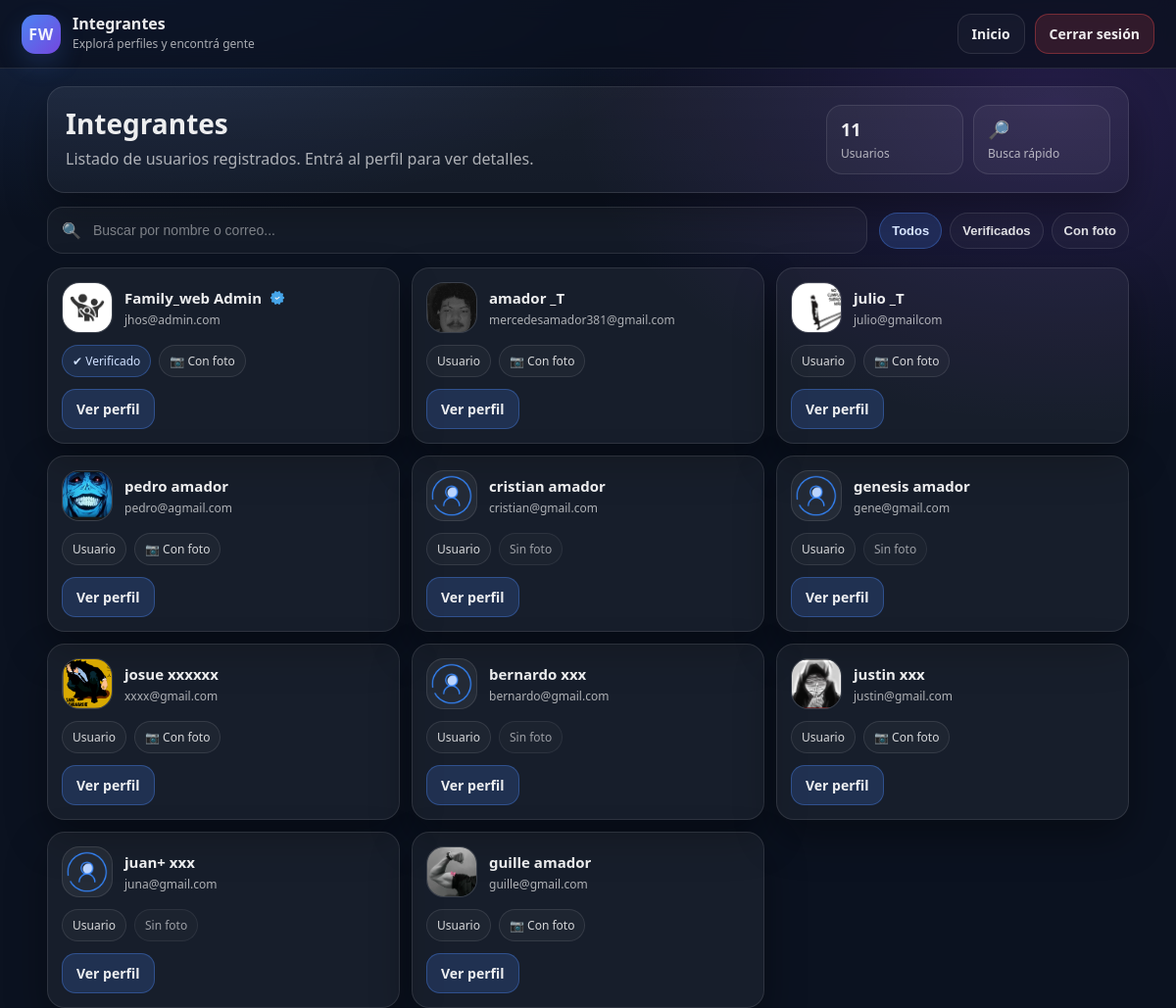
Before: /members_view (signed in) with the older database file.
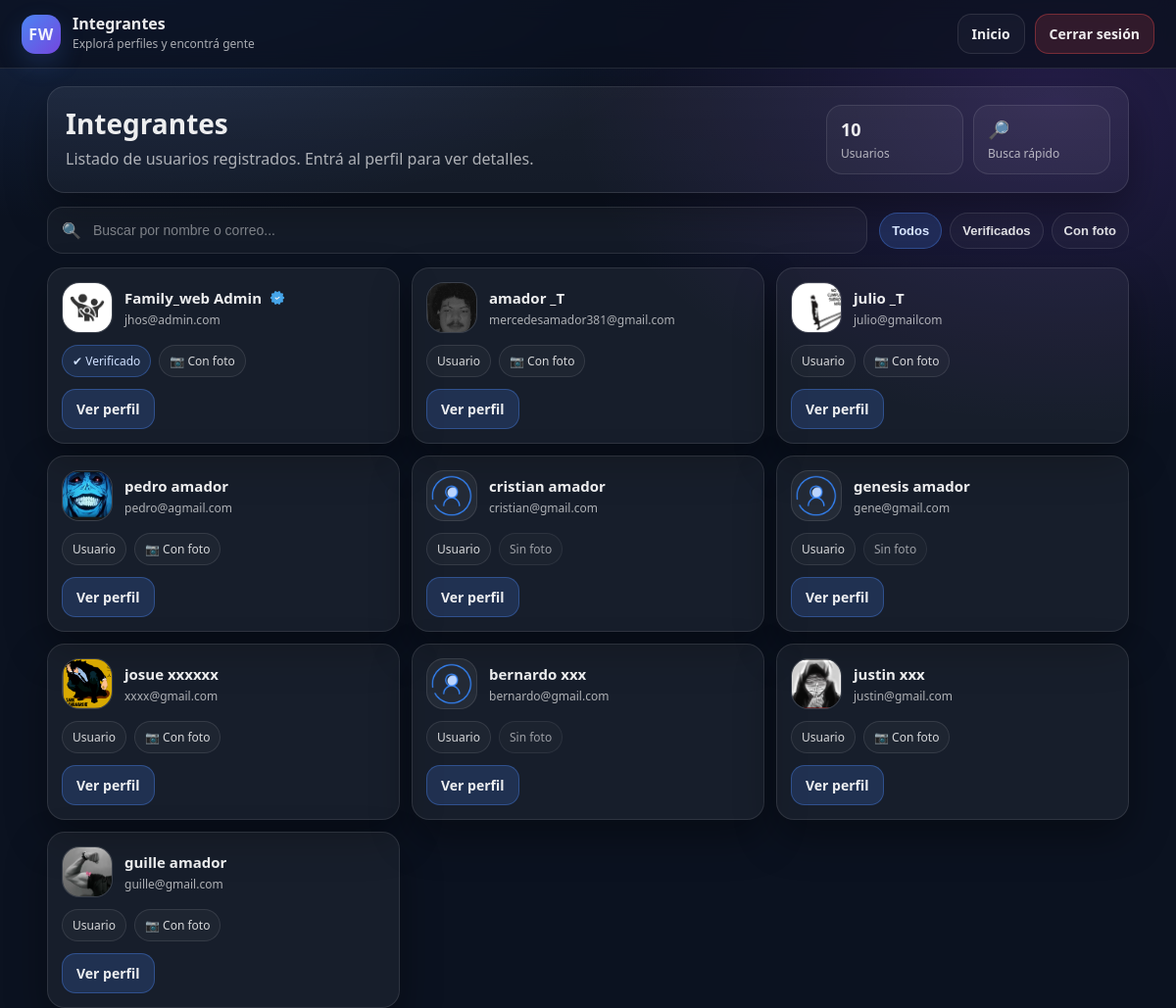
After: the same page with the newer database file.
### tables this page shows
CREATE TABLE users (
    id INTEGER PRIMARY KEY AUTOINCREMENT,
    nombre TEXT NOT NULL,
    apellido TEXT NOT NULL,
    email TEXT UNIQUE NOT NULL,
    password TEXT NOT NULL,
    fecha_nac TEXT,
    municipio TEXT,
    pais TEXT,
    foto TEXT
, telefono TEXT, direccion TEXT, estado_civil TEXT, bio TEXT, activo INTEGER DEFAULT 0);

### app.py (the view)
@app.route('/members_view')
def members_view():
    if 'user_id' not in session:
        return redirect('/login')
    user_id = session['user_id']
    with sqlite3.connect('database.db', timeout=20) as conn:
        c = conn.cursor()
        c.execute("""
            SELECT id, nombre, apellido, email, municipio, pais, foto
            FROM users
        """)
        integrantes = c.fetchall()
    return render_template('members_view.html', integrantes=integrantes)

### templates/members_view.html (shortened to what this page needs)
<!DOCTYPE html>
<html lang="es">
<head>
  <link rel="stylesheet" href="/static/members_view.css">
</head>
<body>
  <header class="topbar">
    <div class="brand">
      <div class="logo">FW</div>
      <div class="brand-text">
        <div class="brand-title">Integrantes</div>
        <div class="brand-sub">Explorá perfiles y encontrá gente</div>
      </div>
    </div>
    <div class="top-actions">
      <a class="btn ghost" href="/user_home">Inicio</a>
      <a class="btn danger" href="/logout">Cerrar sesión</a>
    </div>
  </header>
  <main class="page">
    <section class="hero">
      <div class="hero-left">
        <h1>Integrantes</h1>
        <p>Listado de usuarios registrados. Entrá al perfil para ver detalles.</p>
      </div>
      <div class="hero-right">
        <div class="stat">
          <div class="stat-num">{{ integrantes|length }}</div>
          <div class="stat-label">Usuarios</div>
        </div>
        <div class="stat">
          <div class="stat-num">🔎</div>
          <div class="stat-label">Busca rápido</div>
        </div>
      </div>
    </section>
    <section class="tools">
      <div class="search-wrap">
        <span class="search-ico">🔍</span>
        <input id="search" type="text" placeholder="Buscar por nombre o correo..." autocomplete="off">
      </div>
      <div class="chips">
        <button class="chip active" type="button" data-filter="all">Todos</button>
        <button class="chip" type="button" data-filter="verified">Verificados</button>
        <button class="chip" type="button" data-filter="withphoto">Con foto</button>
      </div>
    </section>
    <section class="grid" id="grid">
      {% for i in integrantes %}
      <article class="card member"
               data-name="{{ (i[1] ~ ' ' ~ i[2])|lower }}"
               data-email="{{ i[3]|lower }}"
               data-verified="{{ '1' if i[3] == 'jhos@admin.com' else '0' }}"
               data-photo="{{ '1' if i[6] and i[6] != '' else '0' }}">
        <div class="card-top">
          <div class="avatar-wrap">
            {% if i[6] and i[6] != "" %}
              <img src="{{ i[6].replace('\\','/') }}" alt="{{ i[1] }}" class="avatar">
            {% else %}
              <img src="/static/default_user.png" alt="Sin foto" class="avatar">
            {% endif %}
          </div>
          <div class="who">
            <h3 class="name">
              {{ i[1] }} {{ i[2] }}
              {% if i[3] == 'jhos@admin.com' %}
                <img src="/static/verificado.png" alt="Verificado" class="icon-verificado">
              {% endif %}
            </h3>
            <p class="email">{{ i[3] }}</p>
          </div>
        </div>
        <div class="meta">
          {% if i[3] == 'jhos@admin.com' %}
            <span class="tag verified">✔ Verificado</span>
          {% else %}
            <span class="tag">Usuario</span>
          {% endif %}
          {% if i[6] and i[6] != "" %}
            <span class="tag">📷 Con foto</span>
          {% else %}
            <span class="tag muted">Sin foto</span>
          {% endif %}
        </div>
        <div class="card-actions">
          <a class="btn primary" href="/member/{{ i[0] }}">Ver perfil</a>
        </div>
      </article>
      {% endfor %}
    </section>
  </main>
</body>
</html>

Changed rows visible on the page:
removed users: nombre "juan+", apellido "xxx", email "juna@gmail.com", shows "Usuario", shows "Sin foto"
Other visible differences:
{{ integrantes|length }}: "11" → "10"
